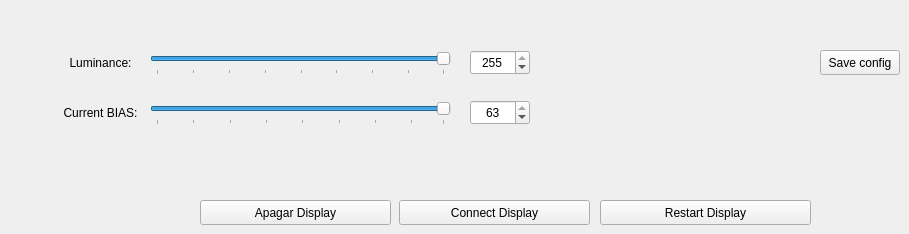
      <widget class="QWidget" name="tab">
       <attribute name="title">
        <string>Display Options</string>
       </attribute>
       <widget class="QLabel" name="label_4">
        <property name="geometry">
         <rect>
          <x>10</x>
          <y>50</y>
          <width>181</width>
          <height>25</height>
         </rect>
        </property>
        <property name="minimumSize">
         <size>
          <width>80</width>
          <height>25</height>
         </size>
        </property>
        <property name="maximumSize">
         <size>
          <width>16777215</width>
          <height>25</height>
         </size>
        </property>
        <property name="text">
         <string>Luminance:</string>
        </property>
        <property name="alignment">
         <set>Qt::AlignCenter</set>
        </property>
       </widget>
       <widget class="QSlider" name="horizontalSlider_leds_intensity">
        <property name="geometry">
         <rect>
          <x>150</x>
          <y>50</y>
          <width>301</width>
          <height>25</height>
         </rect>
        </property>
        <property name="minimumSize">
         <size>
          <width>120</width>
          <height>25</height>
         </size>
        </property>
        <property name="maximumSize">
         <size>
          <width>16777215</width>
          <height>25</height>
         </size>
        </property>
        <property name="maximum">
         <number>255</number>
        </property>
        <property name="value">
         <number>255</number>
        </property>
        <property name="orientation">
         <enum>Qt::Horizontal</enum>
        </property>
        <property name="tickPosition">
         <enum>QSlider::TicksBelow</enum>
        </property>
        <property name="tickInterval">
         <number>32</number>
        </property>
       </widget>
       <widget class="QSpinBox" name="spinBox_leds_intensity">
        <property name="geometry">
         <rect>
          <x>470</x>
          <y>50</y>
          <width>60</width>
          <height>25</height>
         </rect>
        </property>
        <property name="minimumSize">
         <size>
          <width>60</width>
          <height>25</height>
         </size>
        </property>
        <property name="maximumSize">
         <size>
          <width>60</width>
          <height>25</height>
         </size>
        </property>
        <property name="alignment">
         <set>Qt::AlignCenter</set>
        </property>
        <property name="maximum">
         <number>255</number>
        </property>
        <property name="value">
         <number>255</number>
        </property>
       </widget>
       <widget class="QPushButton" name="saveDisplayConfigBtn">
        <property name="geometry">
         <rect>
          <x>820</x>
          <y>50</y>
          <width>80</width>
          <height>25</height>
         </rect>
        </property>
        <property name="text">
         <string>Save config</string>
        </property>
       </widget>
       <widget class="QPushButton" name="btnRestartDisplay">
        <property name="geometry">
         <rect>
          <x>600</x>
          <y>200</y>
          <width>211</width>
          <height>25</height>
         </rect>
        </property>
        <property name="text">
         <string>Restart Display</string>
        </property>
       </widget>
       <widget class="QPushButton" name="connectDisplayBtn">
        <property name="geometry">
         <rect>
          <x>399</x>
          <y>200</y>
          <width>191</width>
          <height>25</height>
         </rect>
        </property>
        <property name="text">
         <string>Connect Display</string>
        </property>
       </widget>
       <widget class="QPushButton" name="shutDownDisplayBtn">
        <property name="geometry">
         <rect>
          <x>200</x>
          <y>200</y>
          <width>191</width>
          <height>25</height>
         </rect>
        </property>
        <property name="text">
         <string>Apagar Display</string>
        </property>
       </widget>
       <widget class="QLabel" name="label_5">
        <property name="geometry">
         <rect>
          <x>10</x>
          <y>100</y>
          <width>181</width>
          <height>25</height>
         </rect>
        </property>
        <property name="minimumSize">
         <size>
          <width>80</width>
          <height>25</height>
         </size>
        </property>
        <property name="maximumSize">
         <size>
          <width>16777215</width>
          <height>25</height>
         </size>
        </property>
        <property name="text">
         <string>Current BIAS:</string>
        </property>
        <property name="alignment">
         <set>Qt::AlignCenter</set>
        </property>
       </widget>
       <widget class="QSpinBox" name="spinBox_display_corriente">
        <property name="geometry">
         <rect>
          <x>470</x>
          <y>100</y>
          <width>60</width>
          <height>25</height>
         </rect>
        </property>
        <property name="minimumSize">
         <size>
          <width>60</width>
          <height>25</height>
         </size>
        </property>
        <property name="maximumSize">
         <size>
          <width>60</width>
          <height>25</height>
         </size>
        </property>
        <property name="alignment">
         <set>Qt::AlignCenter</set>
        </property>
        <property name="maximum">
         <number>63</number>
        </property>
        <property name="value">
         <number>63</number>
        </property>
       </widget>
       <widget class="QSlider" name="horizontalSlider_display_corriente">
        <property name="geometry">
         <rect>
          <x>150</x>
          <y>100</y>
          <width>301</width>
          <height>25</height>
         </rect>
        </property>
        <property name="minimumSize">
         <size>
          <width>120</width>
          <height>25</height>
         </size>
        </property>
        <property name="maximumSize">
         <size>
          <width>16777215</width>
          <height>25</height>
         </size>
        </property>
        <property name="maximum">
         <number>63</number>
        </property>
        <property name="value">
         <number>63</number>
        </property>
        <property name="orientation">
         <enum>Qt::Horizontal</enum>
        </property>
        <property name="tickPosition">
         <enum>QSlider::TicksBelow</enum>
        </property>
        <property name="tickInterval">
         <number>8</number>
        </property>
       </widget>
      </widget>
